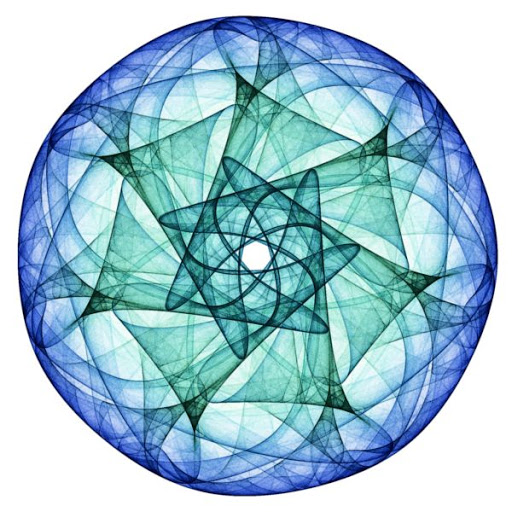
#> input picture open_cv/fractal.jpg, 512 x 512 px
$ python fourier_transform.py
#> lines starting #> are read from the running program, lines starting #| are printed output that depends on the picture
import cv2
import numpy as np


img = cv2.imread("fractal.jpg",cv2.IMREAD_GRAYSCALE)
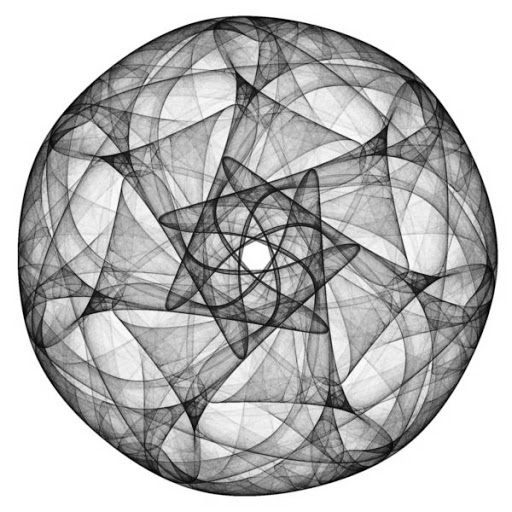
#> img: shape (512, 512); min 0, max 255, mean 185.4

f = np.fft.fft2(img)
fshift = np.fft.fftshift(f)
magnitude_spectrum = 20*np.log(np.abs(fshift))
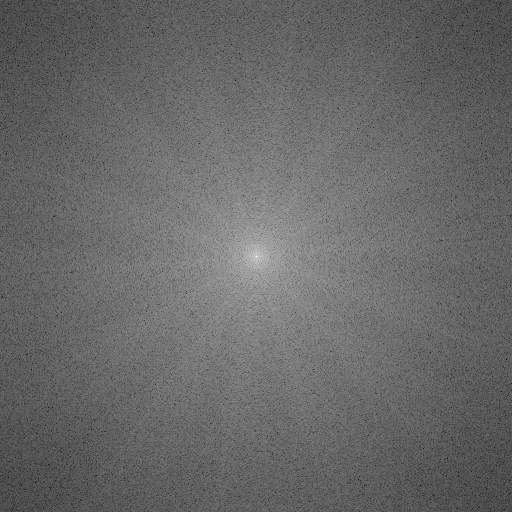
#> magnitude_spectrum: shape (512, 512) float64; min 38.88, max 354, mean 168.1; drawn with min black and max white
print(magnitude_spectrum)
#> (printed output is left out)

magnitude_spectrum = np.asarray(magnitude_spectrum,dtype = np.uint8)
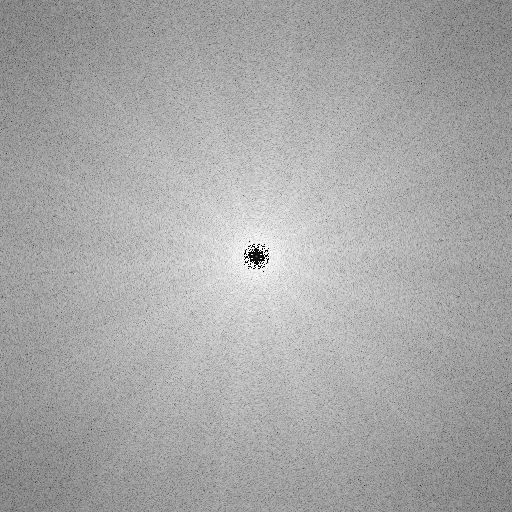
#> magnitude_spectrum: shape (512, 512); min 0, max 255, mean 167.3
cv2.imshow("Magnitude Spectrum",magnitude_spectrum)

cv2.imshow("Image",img)
cv2.waitKey(0)
cv2.destroyAllWindows()

$ run again, with open_cv/fog.jpg copied over open_cv/fractal.jpg
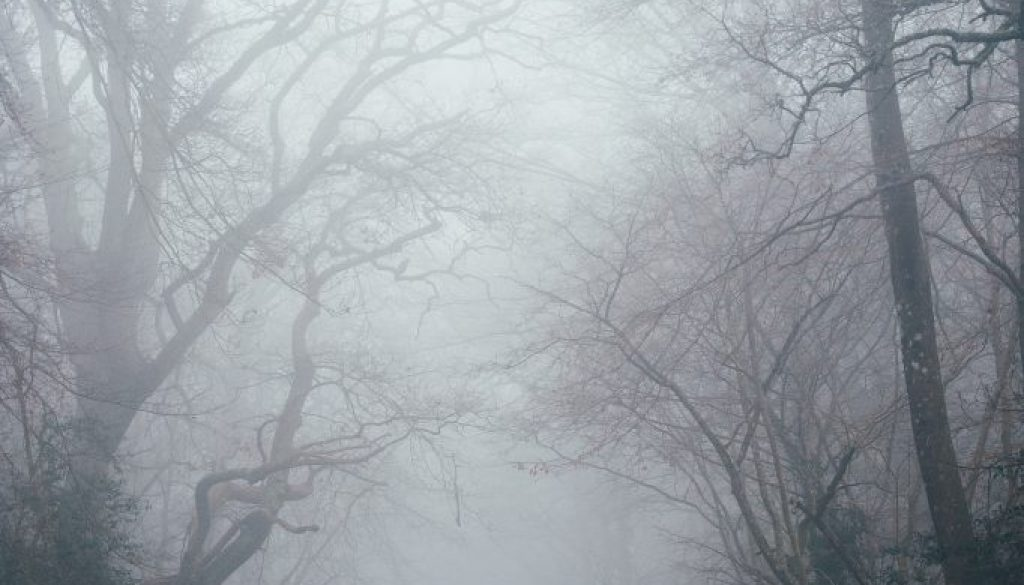
#> input picture open_cv/fog.jpg, 1024 x 585 px
#> `magnitude_spectrum = 20*np.log(np.abs(fshift))`:
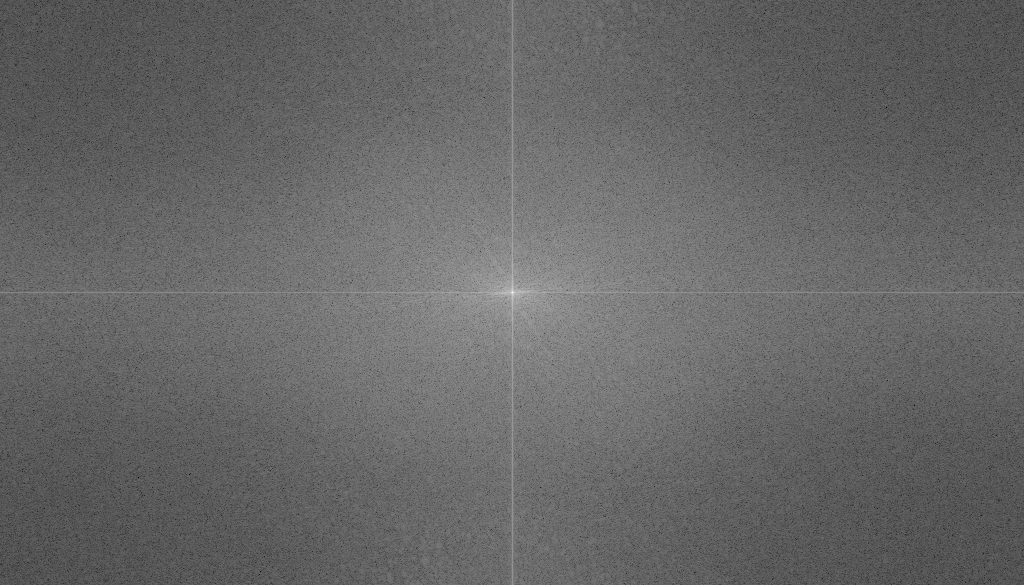
#> magnitude_spectrum: shape (585, 1024) float64; min 0.343, max 367.6, mean 148.8; drawn with min black and max white
#> (printed output is left out)
#> `magnitude_spectrum = np.asarray(magnitude_spectrum,dtype = np.uint8)`:
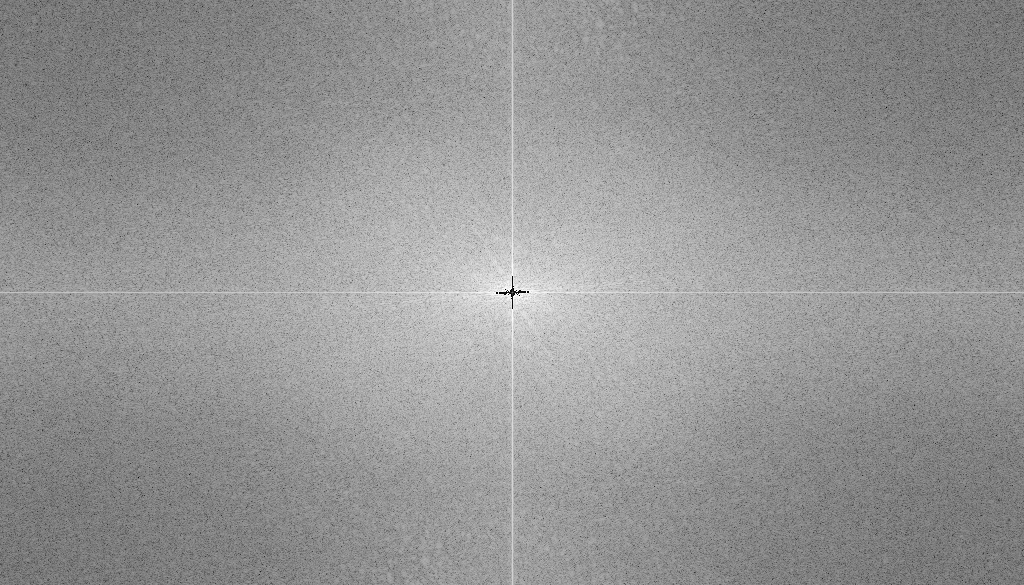
#> magnitude_spectrum: shape (585, 1024); min 0, max 255, mean 148.3
